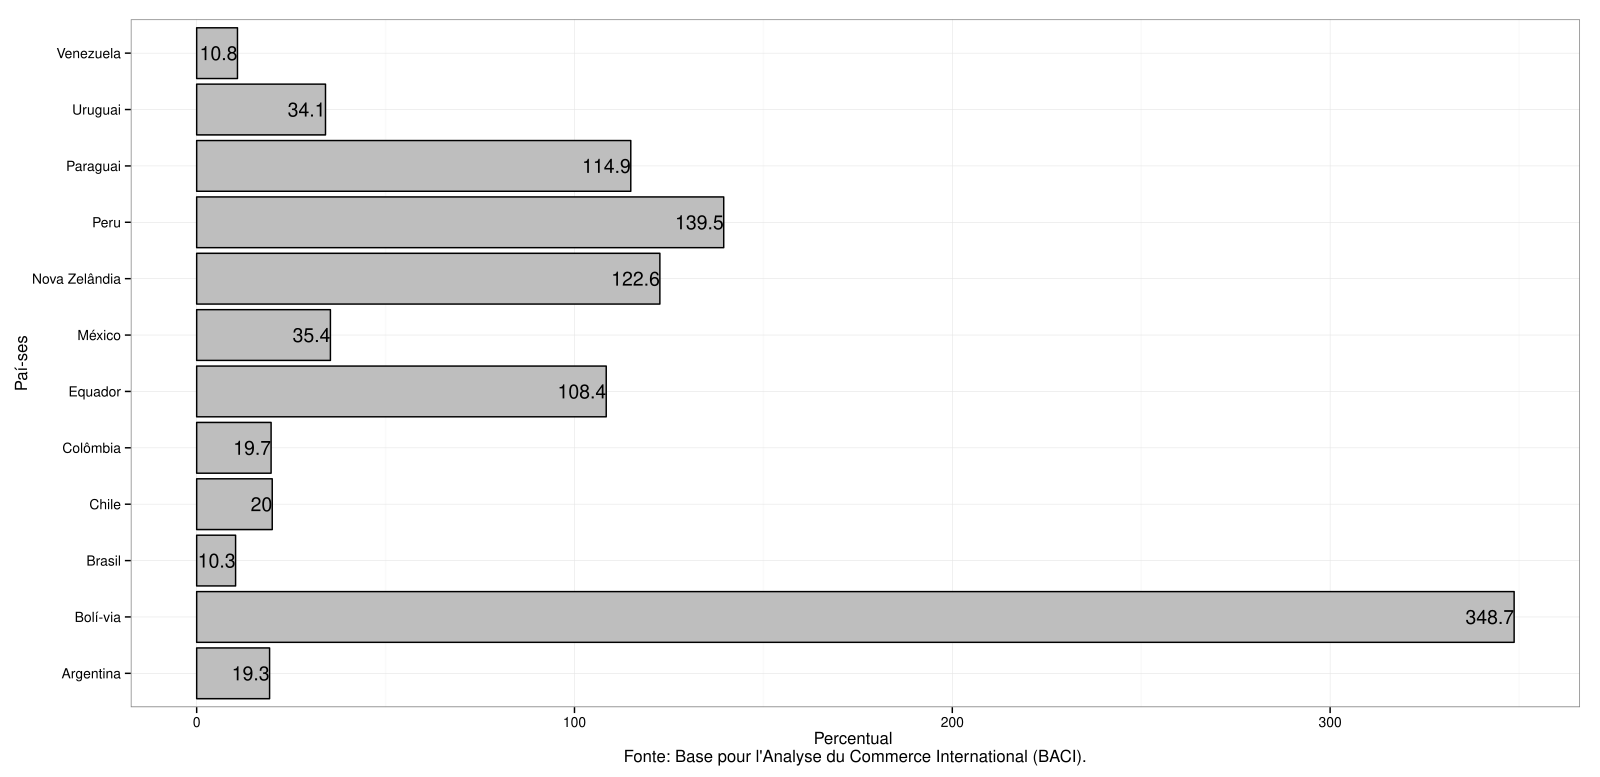

This figure's R source:
##  ---------------------------------------------------------------------------------------------  ##
##  ---------------------------------------------------------------------------------------------  ##
##  ---  second article of the thesis - extensive margin of international trade for Mercosur  ---  ##
##  ---                      by Erik Figueiredo and Alexandre Loures                          ---  ##
##  ---                      Joao Pessoa, Paraiba, Brazil 2015/09/23                          ---  ##
##  ---------------------------------------------------------------------------------------------  ##
##  ---------------------------------------------------------------------------------------------  ##

## article available in: https://www.researchgate.net/publication/305485838


##  -------------------  ##
##  graph 2 on page 308  ##
##  -------------------  ##

library(ggplot2)
library(gridExtra)

## arredondamento dos valores da rate

margens$rate<-round(margens$rate,digits=1)

## nomeando os paises

levels(margens$country)

levels(margens$country)<-c("Argentina","Bolívia","Brasil","Chile","Colômbia","Equador","México","Nova Zelândia","Peru","Paraguai","Uruguai","Venezuela")

##  grafico mostrando valores no eixo (fundo cinza)

margins<-ggplot(data=margens,aes(x=country,y=rate))+geom_bar(stat="identity",fill="grey",position=position_dodge(),colour="black")+xlab("Países")+ylab("Percentual \nFonte: Base pour l'Analyse du Commerce International (BACI).")+geom_text(aes(label=rate,ymax=rate,hjust=ifelse(sign(rate)>0,1,0)),position=position_dodge(width=1))+coord_flip()

##  grafico sem mostrar valores no eixo (fundo cinza)

margins<-ggplot(data=margens,aes(x=country,y=rate))+geom_bar(stat="identity",fill="grey",position=position_dodge(),colour="black")+xlab("Países")+ylab("Percentual \nFonte: Base pour l'Analyse du Commerce International (BACI).")+coord_flip()

##  grafico mostrando valores no eixo (fundo branco)

margins<-ggplot(data=margens,aes(x=country,y=rate))+geom_bar(stat="identity",fill="grey",position=position_dodge(),colour="black")+theme_bw()+xlab("Países")+ylab("Percentual \nFonte: Base pour l'Analyse du Commerce International (BACI).")+geom_text(aes(label=rate,ymax=rate,hjust=ifelse(sign(rate)>0,1,0)),position=position_dodge(width=1))+coord_flip()

##  grafico sem mostrar valores no eixo (fundo branco)

margins<-ggplot(data=margens,aes(x=country,y=rate))+geom_bar(stat="identity",fill="grey",position=position_dodge(),colour="black")+theme_bw()+xlab("Países")+ylab("Percentual \nFonte: Base pour l'Analyse du Commerce International (BACI).")+coord_flip()
